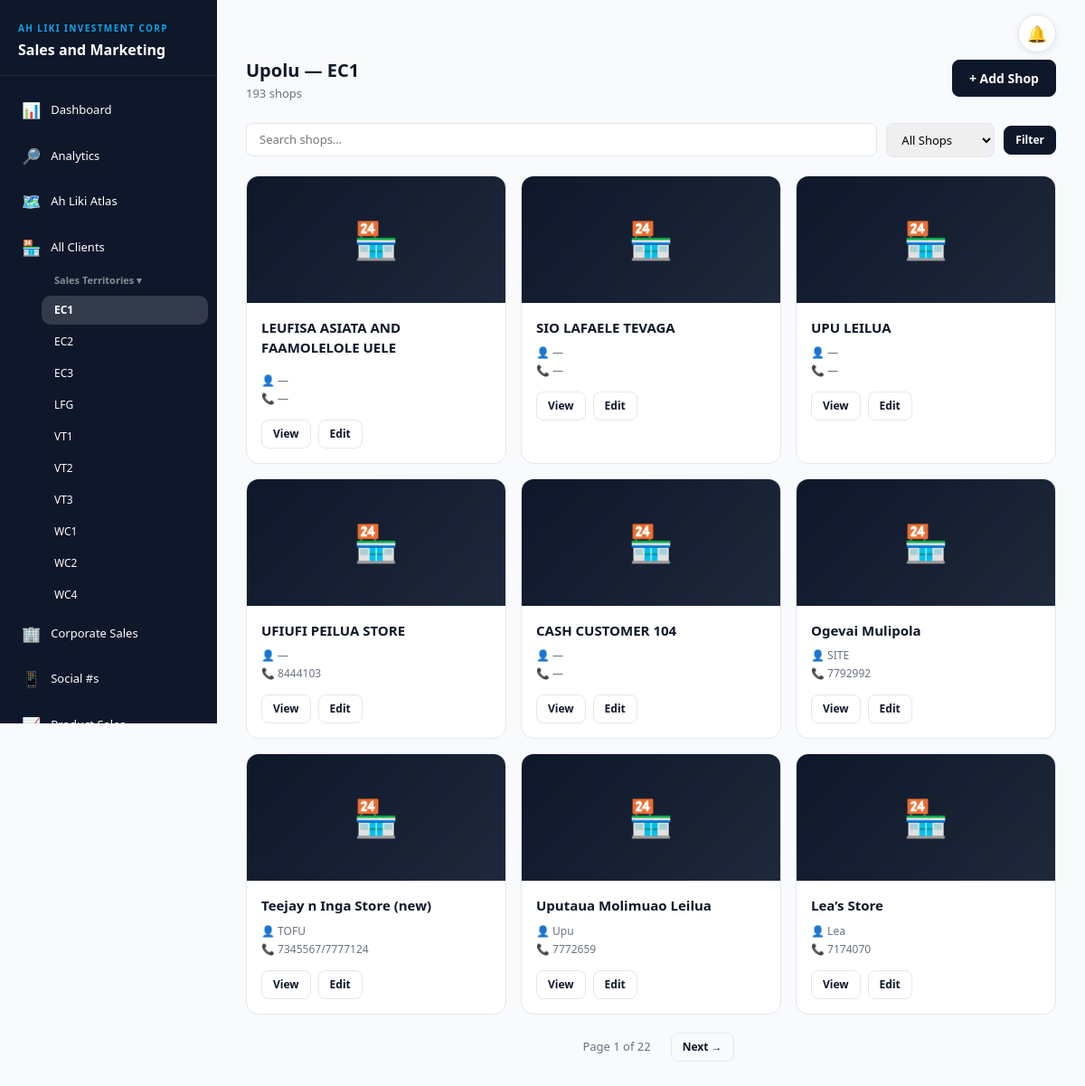
/territory/EC1/ (signed in), run on the app's committed database.
### shops/models.py (models this page shows, shortened)
class Shop(models.Model):
    ISLAND_CHOICES = [
        ('Upolu',  'Upolu'),
        ('Savaii', 'Savaii'),
    ]
    TERRITORY_CHOICES = [
        ('EC1', 'EC1'),
        ('EC2', 'EC2'),
        ('EC3', 'EC3'),
        ('LFG', 'LFG'),
        ('VT1', 'VT1'),
        ('VT2', 'VT2'),
        ('VT3', 'VT3'),
        ('WC1', 'WC1'),
        ('WC2', 'WC2'),
        ('WC4', 'WC4'),
        ('TWN', 'TWN'),
        ('TWN1', 'TWN1'),
        ('TW1', 'TW1'),
    ]
    customer_code  = models.CharField(max_length=50, unique=True, null=True, blank=True)
    name           = models.CharField(max_length=255)
    customer_type  = models.CharField(max_length=100, blank=True, default='', help_text='e.g. Retail, Wholesale, Hotel')
    contact_person = models.CharField(max_length=255, blank=True, null=True)
    address        = models.CharField(max_length=255, blank=True, null=True, default='n/a')
    island         = models.CharField(max_length=50,  choices=ISLAND_CHOICES, default='Upolu')
    phone          = models.CharField(max_length=50,  blank=True, null=True, default='n/a')
    territory      = models.CharField('Territory code', max_length=50, blank=True, null=True)
    email          = models.EmailField(max_length=254, blank=True, default='')
    tip_top = models.BooleanField(default=False)
    taula_fridge = models.BooleanField(default=False)
    talofa_voucher = models.BooleanField(default=False)
    faakau_com = models.BooleanField(default=False)
    created = models.DateField(auto_now_add=True, null=True, blank=True)
    class Meta:
        ordering = ['-id']

### shops/views.py (the view)
# urls.py: path('territory/<str:territory>/',       views.territory_shops,     name='territory_shops'),
@login_required(login_url='login')
def territory_shops(request, territory):
    qs = Shop.objects.prefetch_related('photos').filter(island='Upolu', territory=territory)
    q = request.GET.get('q', '')
    tt = request.GET.get('tip_top', '')
    if q:
        qs = qs.filter(name__icontains=q)
    if tt == '1':
        qs = qs.filter(tip_top=True)
    elif tt == '0':
        qs = qs.filter(tip_top=False)
    page_obj = Paginator(qs, 9).get_page(request.GET.get('page'))
    return render(request, 'shops/island_shops.html', {
        'page_obj': page_obj, 'territory': territory, 'island': 'Upolu'
    })

### fe_orders/access.py (called while the page is built)
def is_fe(user):
    return (user.is_authenticated and not user.is_superuser
            and user.groups.filter(name=FE_GROUP).exists())

def fe_context(request):
    return {'is_fe': getattr(request, 'is_fe', False)}

    def __call__(self, request):
        request.is_fe = is_fe(request.user)
        if request.is_fe and not self._allowed(request.path_info):
            return redirect('fe_home')
        return self.get_response(request)

### shops/access.py (called while the page is built)
def roles_of(user):
    if not user.is_authenticated:
        return set()
    if user.is_superuser:
        return {MANAGER}
    return set(user.groups.filter(name__in=ROLES).values_list('name', flat=True))

def finance_roles_of(user):
    if not user.is_authenticated or user.is_superuser:
        return set()
    return set(user.groups.filter(name__in=FINANCE_ROLES).values_list('name', flat=True))

def is_finance(user):
    return bool(finance_roles_of(user)) and not roles_of(user)

def is_hr(user):
    return (user.is_authenticated and not user.is_superuser and not roles_of(user) and not finance_roles_of(user)
            and user.groups.filter(name=HR_GROUP).exists())

def is_social(user):
    return (user.is_authenticated and not user.is_superuser and not roles_of(user) and not finance_roles_of(user)
            and user.groups.filter(name=SOCIAL_GROUP).exists() and not is_hr(user))

def blocked_areas(user):
    roles = roles_of(user)
    if not roles:
        return set().union(*BLOCKED.values())
    return set.intersection(*(BLOCKED[r] for r in roles))

def can_see_sales(request):
    return not {'corporate_sales', 'monthly_sales'} <= getattr(request, 'blocked_areas', set())

def role_label(user):
    if is_hr(user):
        return HR_GROUP
    if is_social(user):
        return SOCIAL_GROUP
    if is_finance(user):
        return FINANCIAL_CONTROLLER if FINANCIAL_CONTROLLER in finance_roles_of(user) else FINANCE_STAFF
    roles = roles_of(user)
    for r in (MANAGER, MARKETING, SALES):
        if r in roles:
            return r
    return 'No access level'

### shops/templates/shops/island_shops.html (shortened to what this page needs)
{% extends 'shops/base.html' %}
{% block content %}
<div class="page-header">
  <div>
    <h2 class="page-title">{{ island }} — {% if territory %}{{ territory }}{% else %}{{ region }}{% endif %}</h2>
    <p class="page-sub">{{ page_obj.paginator.count }} shop{{ page_obj.paginator.count|pluralize }}</p>
  </div>
  <a href="{% url 'add_shop' %}" class="btn-sms btn-primary-custom">+ Add Shop</a>
</div>
<form method="GET" style="display:flex;gap:10px;flex-wrap:wrap;margin-bottom:20px;align-items:center">
  <input type="text" name="q" value="{{ request.GET.q }}" placeholder="Search shops…"
         style="padding:8px 14px;border:1px solid var(--border);border-radius:8px;font-size:13px;flex:1 1 180px">
  <select name="tip_top" style="padding:8px 12px;border:1px solid var(--border);border-radius:8px;font-size:13px">
    <option value="">All Shops</option>
  </select>
  <button type="submit" class="btn-sms btn-primary-custom sm">Filter</button>
</form>
<div style="display:grid;grid-template-columns:repeat(auto-fill,minmax(240px,1fr));gap:16px">
  {% for shop in page_obj %}
  <div class="sms-card shop-card" onclick="window.location.href='{% url 'shop_detail' shop.id %}'"
       style="cursor:pointer;transition:transform .15s,box-shadow .15s">
    <div style="background:linear-gradient(135deg,var(--primary),var(--primary2));height:140px;overflow:hidden;position:relative">
      {% with first=shop.photos.first %}
      {% if first %}<img src="{{ first.image.url }}" style="width:100%;height:100%;object-fit:cover">
      {% else %}<div style="display:flex;align-items:center;justify-content:center;height:100%;font-size:40px">🏪</div>{% endif %}
      {% endwith %}
    </div>
    <div style="padding:16px">
      <div style="display:flex;justify-content:space-between;align-items:flex-start;margin-bottom:8px;flex-wrap:wrap;gap:8px">
        <a href="{% url 'shop_detail' shop.id %}" style="font-weight:700;font-size:15px;color:var(--primary);text-decoration:none">{{ shop.name }}</a>
      </div>
      <div style="color:var(--muted);font-size:12px;margin-bottom:2px">👤 {{ shop.contact_person|default:"—" }}</div>
      <div style="color:var(--muted);font-size:12px;margin-bottom:14px">📞 {{ shop.phone|default:"—" }}</div>
      <div style="display:flex;gap:8px">
        <a href="{% url 'shop_detail' shop.id %}" class="btn-sms btn-outline-custom sm" onclick="event.stopPropagation()">View</a>
        <a href="{% url 'edit_shop' shop.id %}"   class="btn-sms btn-outline-custom sm" onclick="event.stopPropagation()">Edit</a>
      </div>
    </div>
  </div>
  {% empty %}
  <p style="color:var(--muted)">No shops found.</p>
  {% endfor %}
</div>
{% if page_obj.has_other_pages %}
<div style="display:flex;justify-content:center;gap:6px;margin-top:20px">
  <span style="padding:6px 16px;font-size:13px;color:var(--muted)">Page {{ page_obj.number }} of {{ page_obj.paginator.num_pages }}</span>
  {% if page_obj.has_next %}<a href="?page={{ page_obj.next_page_number }}&q={{ request.GET.q }}&tip_top={{ request.GET.tip_top }}" class="btn-sms btn-outline-custom sm">Next →</a>{% endif %}
</div>
{% endif %}
{% endblock %}

### shops/templates/shops/base.html (style rules this page uses)
:root { --primary: #0F172A; --primary2: #1E293B; --accent: #0EA5E9; --accent-light: #38BDF8; --surface: #F8FAFC; --card: #FFFFFF; --muted: #6B7280; --border: #E2E8F0; --success: #16A34A; --danger: #DC2626; --info: #2563EB; --text-primary: #0F172A; --text-secondary: #475569; }
* { box-sizing: border-box; }
body { font-family: 'Segoe UI', system-ui, sans-serif; background: var(--surface); min-height: 100vh; margin: 0; color: #1F2937; }
.btn-primary-custom { background: var(--primary); color: #fff; border: 1px solid var(--primary); }
.btn-outline-custom { background: transparent; color: var(--primary); border: 1px solid var(--border); }
.btn-sms { border-radius: 8px; padding: 9px 18px; font-size: 14px; font-weight: 600; cursor: pointer; display: inline-flex; align-items: center; gap: 6px; text-decoration: none; }
.btn-sms.sm { padding: 6px 12px; font-size: 12px; }
.sms-card { background: var(--card); border: 1px solid var(--border); border-radius: 14px; overflow: hidden; }
.page-header { display:flex; justify-content:space-between; align-items:flex-start; margin-bottom:22px; }
.page-title { margin:0; color:var(--primary); font-size:20px; font-weight:700; }
.page-sub { margin:4px 0 0; color:var(--muted); font-size:13px; }

### data on the page
Shop: name "LEUFISA ASIATA AND FAAMOLELOLE UELE", contact_person "—", phone "—"
Shop: name "SIO LAFAELE TEVAGA", contact_person "—", phone "—"
Shop: name "UPU LEILUA", contact_person "—", phone "—"
Shop: name "UFIUFI PEILUA STORE", contact_person "—", phone "8444103"
Shop: name "CASH CUSTOMER 104", contact_person "—", phone "—"
Shop: name "Ogevai Mulipola", contact_person "SITE", phone "7792992"
Shop: name "Teejay n Inga Store (new)", contact_person "TOFU", phone "7345567/7777124"
Shop: name "Uputaua Molimuao Leilua", contact_person "Upu", phone "7772659"
Shop: name "Lea’s Store", contact_person "Lea", phone "7174070"

### other printed values
{{ island }} "Upolu"
{{ territory }} "EC1"
{{ page_obj.paginator.count }} "193"
{{ page_obj.number }} "1"
{{ page_obj.paginator.num_pages }} "22"
